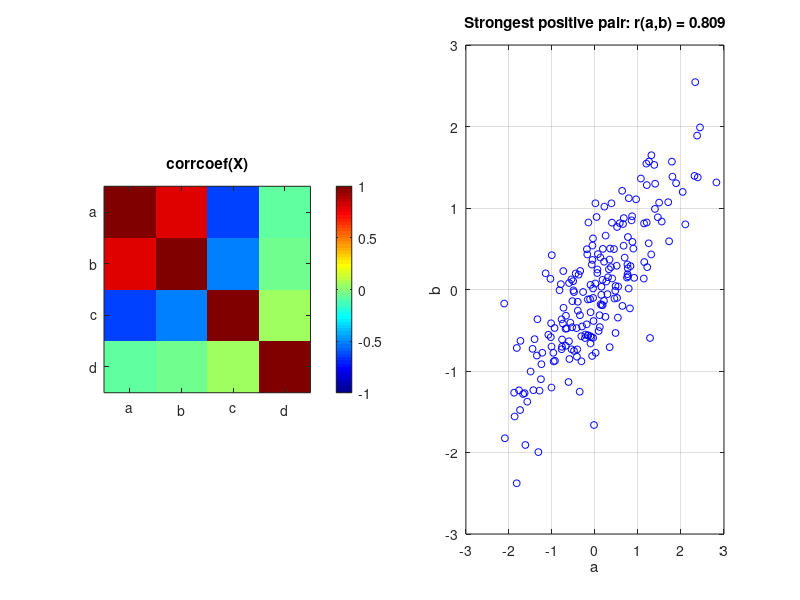

The MATLAB source for this figure: (Note: this script raises an error after producing the figure.)
% correlation_matrix.m
% Build a correlated multivariate dataset, compute the full
% correlation matrix with corrcoef, and visualize it as a heatmap.
% Also draw the pair-scatter for the strongest positive pair.



clear
close all

rng(0);
N = 200;

% Three independent baselines + a derived pair.
a = randn(N, 1);
b = 0.7 * a + 0.5 * randn(N, 1);   % strongly correlated with a
c = -0.5 * a + 0.7 * randn(N, 1);  % anti-correlated with a
d = randn(N, 1);                    % independent

X = [a, b, c, d];
labels = {'a', 'b', 'c', 'd'};

R = corrcoef(X);
fprintf('Correlation matrix:\n');
disp(R);

figure;
subplot(1, 2, 1);
imagesc(R, [-1, 1]); colorbar;
colormap('jet');
xticks(1:4); yticks(1:4);
xticklabels(labels); yticklabels(labels);
title('corrcoef(X)');
axis square;

subplot(1, 2, 2);
plot(a, b, 'bo', 'MarkerSize', 5); grid on;
xlabel('a'); ylabel('b');
title(sprintf('Strongest positive pair: r(a,b) = %.3f', R(1, 2)));
sgtitle('Correlation matrix + pair scatter');
